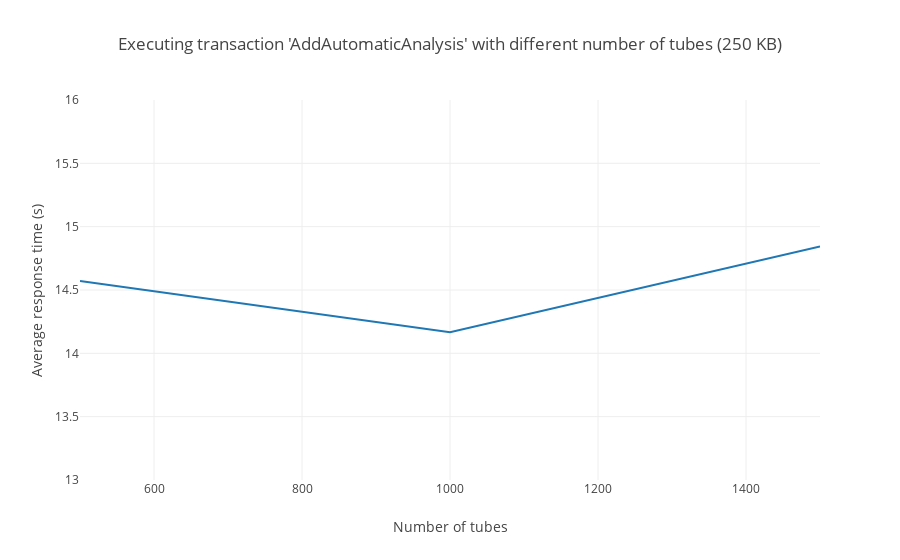

Notebook code for this chart:
### Markdown cell above
### Average times when executing tx 'AddAutomaticAnalysis' (250 KB file size)

### Code cell
# 3 Orgs net data
threeOrgs = [14.5715, 14.1668, 14.8436]
# 5 Orgs net data
#fiveOrgs = [2.2852, 2.1202, 1.8744]

avgAutoAnalysis("250 KB", threeOrgs)
#avgAutoAnalysis("250 KB", threeOrgs, fiveOrgs)

### Figure 1 — Plotly figure (JSON) as saved in the notebook; plotly's stock layout.template omitted (floating-point values rounded to 4 significant figures)
{"data": [{"mode": "lines", "name": "3 Orgs net", "type": "scatter", "uid": "631033e0-1343-4a6a-929f-b9cb04bcaddb", "x": [500, 1000, 1500], "y": [14.57, 14.17, 14.84]}], "layout": {"barmode": "group", "title": {"text": "Executing transaction 'AddAutomaticAnalysis' with different number of tubes (250 KB)"}, "xaxis": {"range": [500, 1500], "title": {"text": "Number of tubes"}}, "yaxis": {"range": [13, 16], "title": {"text": "Average response time (s)"}}}}
